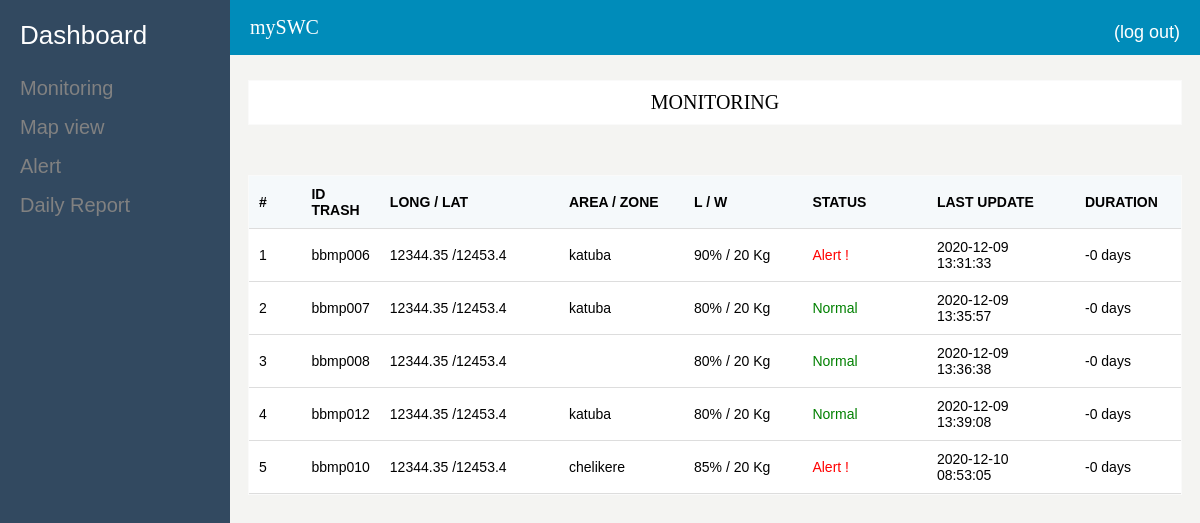
/monitoring.php, run on an earlier commit of the app's database.
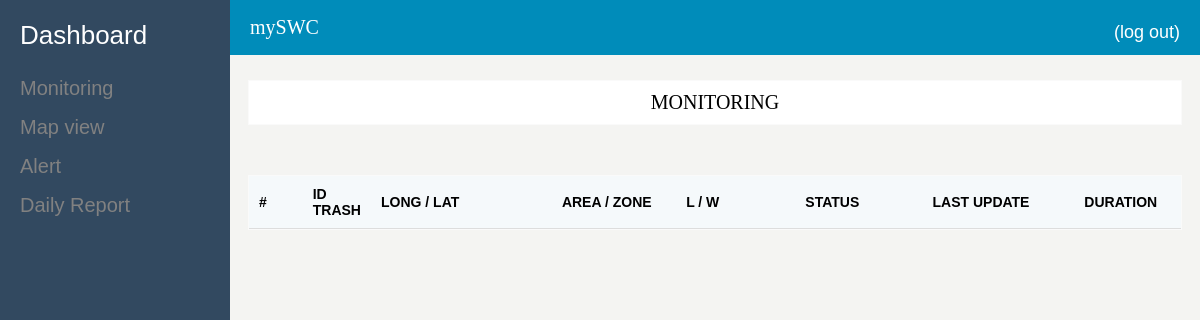
And on a later commit of the database.
### tables this page shows
CREATE TABLE `historic` (
  `_idHisto` int(11) NOT NULL,
  `idTrash` varchar(45) DEFAULT NULL,
  `level` varchar(45) DEFAULT NULL,
  `weight` varchar(45) DEFAULT NULL,
  `dateFull` datetime DEFAULT NULL,
  `idUser` varchar(45) DEFAULT NULL,
  `dateEmpty` varchar(45) DEFAULT NULL,
  `dateHisto` datetime DEFAULT current_timestamp(),
  `lastUpdate` timestamp NOT NULL DEFAULT current_timestamp()
);

CREATE TABLE `trash` (
  `_idTrash` int(11) NOT NULL,
  `longi` varchar(45) DEFAULT NULL,
  `lat` varchar(45) DEFAULT NULL,
  `address` varchar(45) DEFAULT NULL,
  `area` varchar(50) NOT NULL,
  `idTrash` varchar(45) DEFAULT NULL,
  `dateTrash` datetime DEFAULT current_timestamp(),
  `typeTrash` varchar(255) DEFAULT NULL
);

### modals/Fhistoric.php (called while the page is built, shortened)
<?php
class Fhistoric
{
    static function getAllHistoricDay()
    {
        $con=Database::getConnection();
        $req=$con->prepare('SELECT * FROM historic c,trash t WHERE c.idTrash=t.idTrash AND dateEmpty IS NULL');
        $req->execute(array());
        return $req->fetchAll();
    }
}

### monitoring.php (the view, shortened to what this page needs)
<!DOCTYPE html>
<html lang="en">
<head>
    <link rel="stylesheet" href="assets/style/menu.css">
    <link rel="stylesheet" href="assets/style/main.css">
</head>
<body>
    <section>
        <?php include_once 'commons/menu.php';?>
        <?php include_once 'commons/header.php';?>
        <?php
            include_once 'modals/Fhistoric.php';
            $historic=Fhistoric::getAllHistoricDay();
        ?>
    </section>
    <section class="body-container">
        <div class="ml-24">
            <div class="panel">
                <p>MONITORING</p>
            </div>
            <div class="panel">
                <table id="monitor">
                    <thead>
                    <tr>
                        <th style="width: 40px">#</th>
                        <th>ID TRASH</th>
                        <th style="width: 190px">LONG / LAT</th>
                        <th style="width: 120px">AREA / ZONE</th>
                        <th style="width: 120px">L / W</th>
                        <th style="width: 120px">STATUS</th>
                        <th style="width: 150px">LAST UPDATE</th>
                        <th style="width: 90px" title="Duration of garbage in the trash">DURATION</th>
                    </tr>
                    </thead>
                    <tbody>
                    <?php foreach ($historic as $k => $data):?>
                        <tr>
                            <td><?=$k+1;?></td>
                            <td title="<?=ucfirst($data['typeTrash'])?>"><?=$data['idTrash'];?></td>
                            <td><?=($data['longi']." /".$data['lat']);?></td>
                            <td title="<?=$data['address'];?>"><?=$data['area'];?></td>
                            <td><?=$data['level']."% / ".$data['weight']." Kg";?></td>
                            <td>
                            <?php
                                $date_1 = new DateTime($data['dateHisto']);
                                $date_2 = new DateTime($data['lastUpdate']);
                                $int = ($date_1->diff($date_2));
                                if ($data['dateFull']!=null) {
                                    echo "<t style='color:red'>Alert !</t>";
                                }
                                elseif ($int->format('%a')>4) {
                                    echo "<t style='color:orange'>Col. requested !</t>";
                                }
                                else echo "<t style='color:Green'>Normal</t>";
                            ?>
                            </td>
                            <td><?=$data['lastUpdate'];?></td>
                            <td><?php
                                echo($int->format('%R%a days'));
                                ?>
                            </td>
                        </tr>
                    <?php endforeach;?>
                </table>
            </div>
        </div>
    </section>
</body>
</html>

What changed in the data, as far as the page shows it:
removed historic: trash.idTrash "bbmp006", trash.longi "12344.35", trash.lat "12453.4", trash.area "katuba", level "90", weight "20", shows "Alert !", lastUpdate "2020-12-09 13:31:33", $int->format('%R%a days') "-0 days"
removed historic: trash.idTrash "bbmp007", trash.longi "12344.35", trash.lat "12453.4", trash.area "katuba", level "80", weight "20", shows "Normal", lastUpdate "2020-12-09 13:35:57", $int->format('%R%a days') "-0 days"
removed historic: trash.idTrash "bbmp008", trash.longi "12344.35", trash.lat "12453.4", level "80", weight "20", shows "Normal", lastUpdate "2020-12-09 13:36:38", $int->format('%R%a days') "-0 days"
removed historic: trash.idTrash "bbmp012", trash.longi "12344.35", trash.lat "12453.4", trash.area "katuba", level "80", weight "20", shows "Normal", lastUpdate "2020-12-09 13:39:08", $int->format('%R%a days') "-0 days"
removed historic: trash.idTrash "bbmp010", trash.longi "12344.35", trash.lat "12453.4", trash.area "chelikere", level "85", weight "20", shows "Alert !", lastUpdate "2020-12-10 08:53:05", $int->format('%R%a days') "-0 days"
